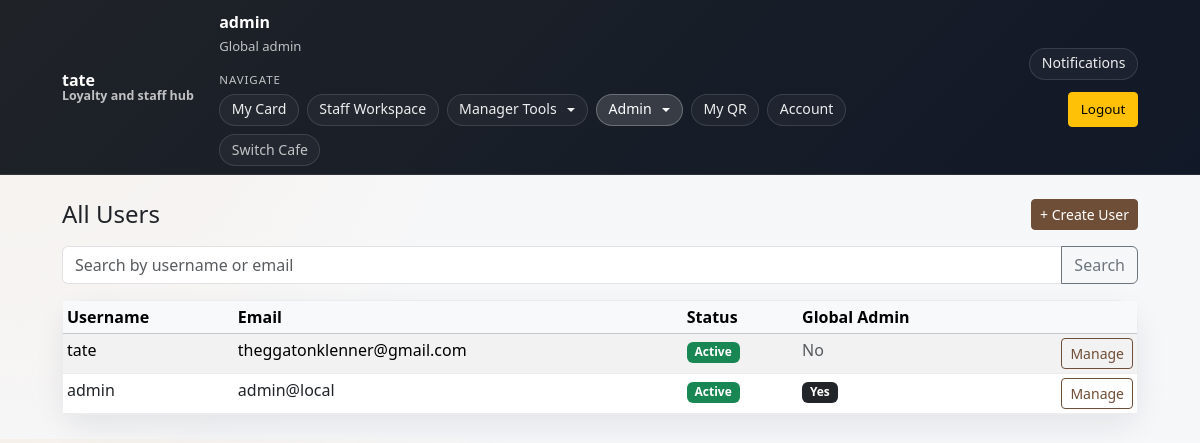
Page /admin/users (signed in) on the committed database.
### models.py (models this page shows)
class Cafe(db.Model):
    __tablename__ = "cafes"
    id = db.Column(db.Integer, primary_key=True)
    name = db.Column(db.String(120), nullable=False)
    slug = db.Column(db.String(80), unique=True, nullable=False, index=True)
    is_active = db.Column(db.Boolean, nullable=False, default=True)
    is_archived = db.Column(db.Boolean, nullable=False, default=False)
    created_at = db.Column(db.DateTime, nullable=False, default=datetime.utcnow)
    logo_url = db.Column(db.String(500), nullable=True)
    accent_color = db.Column(db.String(20), nullable=False, default="#6f4e37")
    secondary_color = db.Column(db.String(20), nullable=False, default="#f5ede3")
    theme_mode = db.Column(db.String(20), nullable=False, default="light")   # light | dark | coffee | modern
    card_style = db.Column(db.String(20), nullable=False, default="rounded") # rounded | minimal | bold
    public_location = db.Column(db.String(255), nullable=True)
    public_opening_hours = db.Column(db.String(255), nullable=True)
    public_join_instructions = db.Column(db.String(500), nullable=True)
    settings = db.relationship(
        "CafeSettings",
        back_populates="cafe",
        uselist=False,
        cascade="all, delete-orphan",
    )
    members = db.relationship(
        "CafeMember",
        back_populates="cafe",
        cascade="all, delete-orphan",
    )
    loyalty_cards = db.relationship(
        "LoyaltyCard",
        back_populates="cafe",
        cascade="all, delete-orphan",
    )
    activity_logs = db.relationship(
        "ActivityLog",
        back_populates="cafe",
        cascade="all, delete-orphan",
    )
    invites = db.relationship(
        "StaffInvite",
        back_populates="cafe",
        cascade="all, delete-orphan",
    )
    reward_tiers = db.relationship(
        "RewardTier",
        back_populates="cafe",
        cascade="all, delete-orphan",
        order_by="RewardTier.points_required.asc()",
    )

class User(db.Model):
    __tablename__ = "users"
    id = db.Column(db.Integer, primary_key=True)
    username = db.Column(db.String(40), unique=True, nullable=False, index=True)
    email = db.Column(db.String(255), unique=True, nullable=False, index=True)
    password_hash = db.Column(db.String(255), nullable=False)
    pending_email = db.Column(db.String(255), nullable=True)
    email_verified_at = db.Column(db.DateTime, nullable=True)
    requires_password_setup = db.Column(db.Boolean, nullable=False, default=False)
    requires_email_verification = db.Column(db.Boolean, nullable=False, default=False)
    is_active = db.Column(db.Boolean, nullable=False, default=True)
    is_global_admin = db.Column(db.Boolean, nullable=False, default=False)
    qr_token = db.Column(
        db.String(64),
        unique=True,
        nullable=False,
        default=lambda: secrets.token_urlsafe(32),
    )
    created_at = db.Column(db.DateTime, nullable=False, default=datetime.utcnow)
    memberships = db.relationship(
        "CafeMember",
        back_populates="user",
        cascade="all, delete-orphan",
    )
    loyalty_cards = db.relationship(
        "LoyaltyCard",
        back_populates="user",
        cascade="all, delete-orphan",
    )
    notifications = db.relationship(
        "Notification",
        back_populates="user",
        cascade="all, delete-orphan",
    )
    password_reset_tokens = db.relationship(
        "PasswordResetToken",
        back_populates="user",
        cascade="all, delete-orphan",
    )
    activity_as_actor = db.relationship(
        "ActivityLog",
        foreign_keys="ActivityLog.actor_user_id",
        back_populates="actor_user",
        cascade="all, delete-orphan",
    )
    activity_as_target = db.relationship(
        "ActivityLog",
        foreign_keys="ActivityLog.target_user_id",
        back_populates="target_user",
        cascade="all, delete-orphan",
    )

### app.py (the view)
    @app.get("/admin/users")
    @require_login
    @require_global_admin
    def admin_users():
        q = (request.args.get("q") or "").strip()
        query = User.query
        if q:
            query = query.filter(
                (User.username.ilike(f"%{q}%")) | (User.email.ilike(f"%{q}%"))
            )
        users = query.order_by(User.created_at.desc()).limit(300).all()
        return render_template("admin_users.html", users=users, q=q)

### app.py (called while the page is built, shortened)
def ensure_global_settings() -> GlobalSettings:
    settings = db.session.get(GlobalSettings, 1)
    if settings:
        return settings
    settings = GlobalSettings(id=1)
    db.session.add(settings)
    db.session.commit()
    return settings

def ensure_email_settings() -> EmailSettings:
    settings = db.session.get(EmailSettings, 1)
    if settings:
        return settings

def cafe_is_available(cafe: Cafe | None) -> bool:
    return bool(cafe and cafe.is_active and not getattr(cafe, "is_archived", False))

def normalize_phone(phone_number: str) -> str:
    return re.sub(r"\D+", "", phone_number or "")

def normalize_email(email: str) -> str:
    return (email or "").strip().lower()

def get_user_contact(user_id: int) -> UserContact | None:
    return UserContact.query.filter_by(user_id=user_id).first()

def get_blocked_contact(*, email: str | None = None, phone_number: str | None = None) -> BlockedContact | None:
    normalized_email = normalize_email(email or "")
    if normalized_email:
        blocked_email = BlockedContact.query.filter_by(block_type="email", normalized_value=normalized_email).first()
        if blocked_email:
            return blocked_email
    normalized_phone = normalize_phone(phone_number or "")
    if normalized_phone:
        blocked_phone = BlockedContact.query.filter_by(block_type="phone", normalized_value=normalized_phone).first()
        if blocked_phone:
            return blocked_phone
    return None

def get_user_block(user: User | None) -> BlockedContact | None:
    if not user:
        return None
    contact = get_user_contact(user.id)
    return get_blocked_contact(email=user.email, phone_number=contact.phone_number if contact else None)

### templates/admin_users.html (shortened to what this page needs)
{% extends "base.html" %}
{% block content %}
<div class="d-flex justify-content-between align-items-center mb-3">
  <h1 class="h4 mb-0">All Users</h1>
  <a href="{{ url_for('admin_user_create') }}" class="btn btn-primary btn-sm">
    + Create User
  </a>
</div>
<form method="get" class="mb-3">
  <div class="input-group">
    <input type="text" name="q" value="{{ q }}" class="form-control"
           placeholder="Search by username or email">
    <button class="btn btn-outline-secondary">Search</button>
  </div>
</form>
<div class="card shadow-sm">
  <div class="card-body p-0">
    <table class="table table-striped table-sm mb-0">
      <thead class="table-light">
        <tr>
          <th>Username</th>
          <th>Email</th>
          <th>Status</th>
          <th>Global Admin</th>
          <th style="width:120px;"></th>
        </tr>
      </thead>
      <tbody>
        {% for u in users %}
          <tr>
            <td>{{ u.username }}</td>
            <td>{{ u.email }}</td>
            <td>
              {% if u.is_active %}
                <span class="badge bg-success">Active</span>
              {% else %}
                <span class="badge bg-danger">Inactive</span>
              {% endif %}
            </td>
            <td>
              {% if u.is_global_admin %}
                <span class="badge bg-dark">Yes</span>
              {% else %}
                <span class="text-muted">No</span>
              {% endif %}
            </td>
            <td class="text-end">
              <a href="{{ url_for('admin_user_manage', user_id=u.id) }}"
                 class="btn btn-sm btn-outline-primary">
                Manage
              </a>
            </td>
          </tr>
        {% endfor %}
      </tbody>
    </table>
  </div>
</div>
{% endblock %}

### templates/base.html (shortened to what this page needs)
<!doctype html>
<html lang="en">
<head>
<link href="https://cdn.jsdelivr.net/npm/bootstrap@5.3.3/dist/css/bootstrap.min.css" rel="stylesheet">
</head>
<body class="theme-{{ active_cafe.theme_mode if active_cafe else 'light' }} card-{{ active_cafe.card_style if active_cafe else 'rounded' }}">
<nav class="navbar navbar-expand-lg navbar-dark sticky-top">
<div class="container main-container">
<a class="navbar-brand fw-semibold" href="{{ url_for('index') }}">
<span class="brand-copy">
<span class="brand-title">{{ active_cafe.name if active_cafe else (global_settings.site_name if global_settings else 'Coffee Loyalty') }}</span>
<span class="brand-subtitle">
{% if active_cafe %}
Loyalty and staff hub
{% else %}
Cafe rewards and team tools
{% endif %}
</span>
</span>
</a>
<div class="collapse navbar-collapse" id="navMenu">
<div class="nav-layout ms-lg-4">
{% if me %}
<div class="nav-cluster">
<div class="nav-status" aria-label="Current account">
<strong>{{ me.username }}</strong>
<span>
{% if me_is_admin %}
Global admin
{% elif me_membership %}
{{ 'Cafe Owner' if me_membership.role == 'owner' else me_membership.role|capitalize }} at {{ active_cafe.name if active_cafe else 'selected cafe' }}
{% elif active_cafe %}
Customer at {{ active_cafe.name }}
{% else %}
Signed in
{% endif %}
</span>
</div>
<div class="nav-stack" aria-label="Workspace navigation">
<div class="nav-group-label">Navigate</div>
<div class="nav-menu-group">
{% if active_cafe %}
<a class="nav-chip {% if request.endpoint in ['card', 'card_history', 'open_card', 'cafe_card', 'cafe_history'] %}active{% endif %}"
href="{{ url_for('cafe_card', cafe_slug=active_cafe.slug) }}"
aria-current="{% if request.endpoint in ['card', 'card_history'] %}page{% endif %}">
My Card
</a>
{% endif %}
{% if active_cafe and (me_is_admin or (me_membership and me_membership.role in ['staff','manager','owner'])) %}
<a class="nav-chip {% if request.endpoint in ['staff_home', 'cafe_staff'] %}active{% endif %}"
href="{{ url_for('cafe_staff', cafe_slug=active_cafe.slug) }}"
aria-current="{% if request.endpoint in ['staff_home', 'cafe_staff'] %}page{% endif %}">
Staff Workspace
</a>
{% endif %}
{% if active_cafe and (me_is_admin or (me_membership and me_membership.role in ['manager', 'owner'])) %}
<div class="dropdown">
<button class="nav-chip nav-dropdown-toggle dropdown-toggle "
type="button"
data-bs-toggle="dropdown"
aria-expanded="false">
Manager Tools
</button>
</div>
{% endif %}
{% if me_is_admin %}
<div class="dropdown">
<button class="nav-chip nav-dropdown-toggle dropdown-toggle {% if request.endpoint in ['admin_create_cafe', 'admin_users', 'admin_global_settings', 'admin_cafes'] %}active{% endif %}"
type="button"
data-bs-toggle="dropdown"
aria-expanded="false">
Admin
</button>
</div>
{% endif %}
{% if active_cafe %}
<a class="nav-chip {% if request.endpoint == 'my_qr' %}active{% endif %}"
href="{{ url_for('my_qr') }}"
aria-current="{% if request.endpoint == 'my_qr' %}page{% endif %}">
My QR
</a>
{% endif %}
<a class="nav-chip {% if request.endpoint == 'account' %}active{% endif %}"
href="{{ url_for('account') }}"
aria-current="{% if request.endpoint == 'account' %}page{% endif %}">
Account
</a>
<a class="nav-chip nav-chip-muted {% if request.endpoint == 'select_cafe' %}active{% endif %}"
href="{{ url_for('select_cafe') }}"
aria-current="{% if request.endpoint == 'select_cafe' %}page{% endif %}">
Switch Cafe
</a>
</div>
</div>
</div>
<div class="nav-cluster justify-content-lg-end">
<div class="dropdown">
<button class="nav-chip nav-dropdown-toggle {% if unread_notifications %}active{% endif %}"
type="button"
data-bs-toggle="dropdown"
aria-expanded="false"
aria-label="Notifications">
Notifications
</button>
</div>
<form method="post"
action="{{ url_for('logout') }}"
class="m-0">
<button class="btn btn-warning btn-sm">Logout</button>
</form>
</div>
{% endif %}
</div>
</div>
</div>
</nav>
<main class="container main-container py-4" id="main-content" tabindex="-1">
{% block content %}{% endblock %}
</main>
</body>
</html>

### rows in the picture
Cafe: name "tate"
User: username "admin", email "admin@local", is_active "Active", is_global_admin "Yes"
User: username "tate", email "theggatonklenner@gmail.com", is_active "Active", is_global_admin "No"
